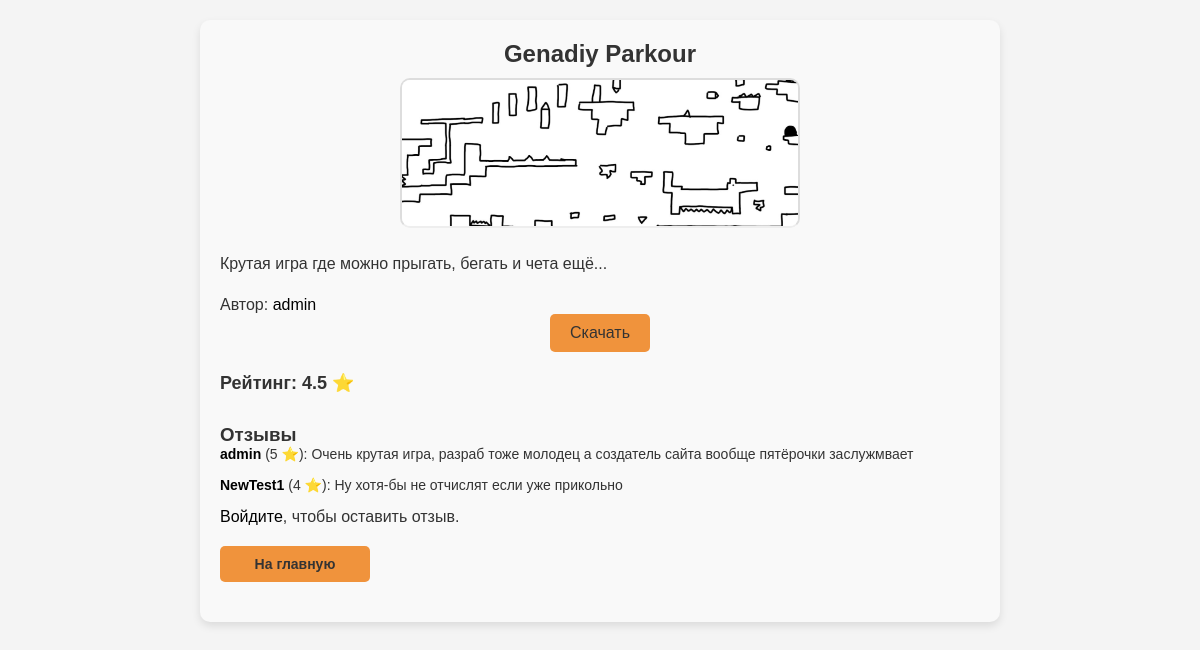
/game/3/, run on the app's committed database.
### games/models.py (models this page shows, shortened)
class Game(models.Model):
    title = models.CharField(max_length=100)
    description = models.TextField()
    preview = models.ImageField(upload_to='previews/')
    game_file = models.FileField(upload_to='games/')
    tags = models.ManyToManyField('Tag', blank=True)
    author = models.ForeignKey(CustomUser, on_delete=models.CASCADE, related_name='games')
    created_at = models.DateTimeField(auto_now_add=True)
    average_rating = models.DecimalField(max_digits=3, decimal_places=2, default=0)

class CustomUser(AbstractUser):
    avatar = models.ImageField(upload_to='avatars/', blank=True, null=True)

class Review(models.Model):
    game = models.ForeignKey(Game, on_delete=models.CASCADE, related_name='reviews')
    author = models.ForeignKey(CustomUser, on_delete=models.CASCADE)
    text = models.TextField()
    rating = models.PositiveSmallIntegerField()  # Значение от 1 до 5
    created_at = models.DateTimeField(auto_now_add=True)

### games/views.py (the view)
# urls.py: path('game/<int:game_id>/', views.game_detail, name='game_detail'),
def game_detail(request, game_id):
    game = get_object_or_404(Game, id=game_id)
    reviews = game.reviews.all()
    average_rating = reviews.aggregate(Avg('rating'))['rating__avg'] or 0
    if request.method == 'POST':
        form = ReviewForm(request.POST)
        if form.is_valid():
            review = form.save(commit=False)
            review.game = game
            review.author = request.user
            review.save()
            game.update_average_rating()
            messages.success(request, 'Ваш отзыв добавлен.')
            return redirect('game_detail', game_id=game.id)
    else:
        form = ReviewForm()
    return render(request, 'games/game_detail.html', {
        'game': game,
        'reviews': reviews,
        'average_rating': round(average_rating, 2),
        'form': form,
    })

### games/templates/games/game_detail.html (shortened to what this page needs)
<!DOCTYPE html>
<html lang="en">
<head>
    {% load static %}
    <link rel="stylesheet" href="{% static 'css/main_styles.css' %}">
</head>
<body>
    <div class="game-detail-container">
        <div class="game-header">
            <h1>{{ game.title }}</h1>
            <div class="preview-container">
                <img src="{{ game.preview.url }}" alt="Превью" class="game-preview">
            </div>
        </div>
        <div class="game-description">
            <p>{{ game.description }}</p>
        </div>
        <p>Автор: <a href="{% url 'user_profile' game.author.id %}">{{ game.author.username }}</a></p>
        <div class="play-game">
            <a href="{{ game.game_file.url }}" class="btn-play">Скачать</a>
        </div>
        <h2 class="game-rating">Рейтинг: {{ average_rating }} ⭐</h2>
        <div class="reviews-section">
            <h3>Отзывы</h3>
            <ul class="reviews-list">
                {% for review in reviews %}
                    <li class="review-item">
                        <strong><a href="{% url 'user_profile' review.author.id %}">{{ review.author.username }}</a></strong> ({{ review.rating }} ⭐):
                        {{ review.text }}
                    </li>
                {% empty %}
                    <p>Отзывов пока нет.</p>
                {% endfor %}
            </ul>
        </div>
        {% if user.is_authenticated %}
            <div class="add-review">
                <h3>Добавить отзыв</h3>
                <form method="post">
                    {% csrf_token %}
                    {{ form.as_p }}
                    <button type="submit" class="btn-submit">Отправить</button>
                </form>
            </div>
        {% else %}
            <p><a href="{% url 'account_login' %}">Войдите</a>, чтобы оставить отзыв.</p>
        {% endif %}
    <div class="back-to-main">
        <a href="{% url 'index' %}" class="btn-back">На главную</a>
    </div>
    </div>
</body>
</html>

### static/css/main_styles.css (style rules this page uses)
* { margin: 0; padding: 0; box-sizing: border-box; font-family: 'Arial', sans-serif; }
body { background-color: #f5f5f5; color: #333; }
body { font-family: Arial, sans-serif; margin: 0; padding: 0; background-color: #f4f4f9; }
h1 { text-align: center; color: #333; }
.btn-back { display: block; text-align: center; margin-top: 20px; color: #f0933c; text-decoration: none; font-weight: bold; }
.game-detail-container { max-width: 800px; margin: 20px auto; padding: 20px; background: #f9f9f9; border-radius: 10px; box-shadow: 0 4px 8px rgba(0, 0, 0, 0.1); font-family: Arial, sans-serif; }
.back-to-main { margin-bottom: 20px; text-align: left; }
.btn-back { max-width: 150px; align-items: left; padding: 10px 15px; color: #333; background-color: #f0933c; border-radius: 5px; text-decoration: none; font-size: 14px; }
.game-header h1 { font-size: 24px; margin-bottom: 10px; }
.preview-container { text-align: center; margin-bottom: 20px; }
.game-preview { display: inline-block; max-width: 400px; height: 250px; border-radius: 10px; border: 2px solid #ddd; }
.game-description p { font-size: 16px; line-height: 1.5; margin-bottom: 20px; }
.play-game { text-align: center; margin-bottom: 20px; }
.btn-play { display: inline-block; padding: 10px 20px; color: #333; background-color: #f0933c; border-radius: 5px; text-decoration: none; font-size: 16px; }
.game-rating { font-size: 18px; margin-bottom: 20px; }
.reviews-section { margin-top: 30px; }
.reviews-list { list-style: none; padding: 0; }
.review-item { margin-bottom: 15px; font-size: 14px; }
body { font-family: Arial, sans-serif; margin: 0; padding: 0; background-color: #f4f4f4; color: #333; }
.game-preview { width: 100%; height: 150px; object-fit: cover; border-bottom: 2px solid #eee; }
a { color: #000; text-decoration: none; transition: color 0.3s ease; }

### data on the page
Game: title "Genadiy Parkour", preview (picture), description "Крутая игра где можно прыгать, бегать и чета ещё...", author.username "admin"
Review: author.username "admin", rating "5", text "Очень крутая игра, разраб тоже молодец а создатель сайта вообще пятёрочки заслужмвает"
Review: author.username "NewTest1", rating "4", text "Ну хотя-бы не отчислят если уже прикольно"

### other printed values
{{ average_rating }} "4.5"
